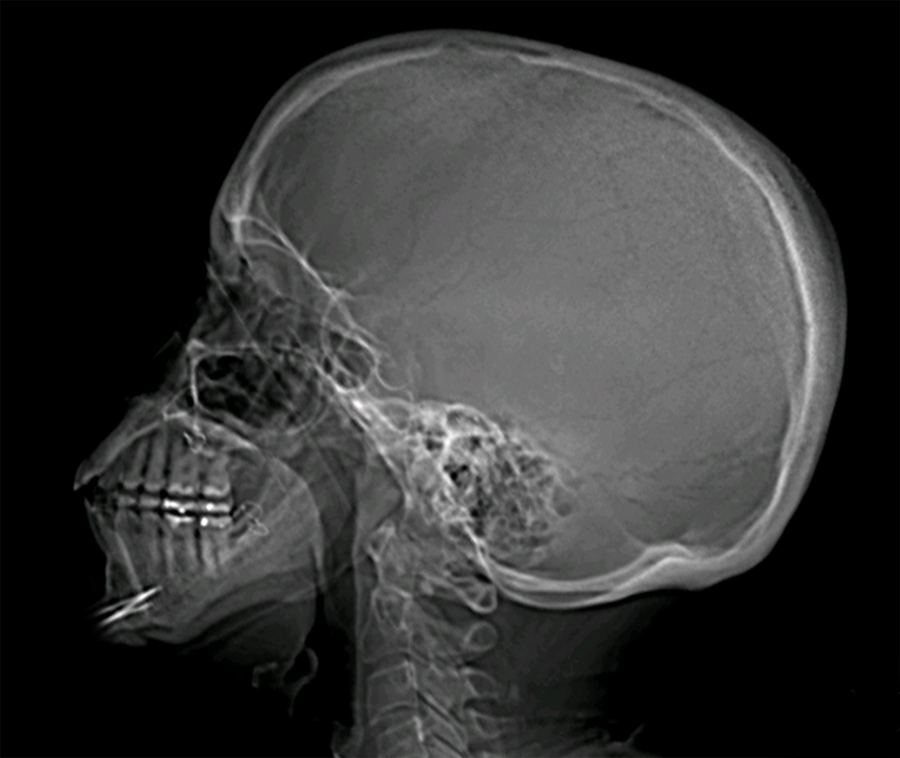
#> input picture notebooks/images/skull.jpeg, 900 x 758 px
$ jupyter execute lecture2-reading-images.ipynb
#> lines starting #> are read from the running program, lines starting #| are printed output that depends on the picture
# Digital Image Processing

[cell 1]
import os
import cv2
import numpy as np
import matplotlib.pyplot as plt
path = '../img/'
plt.rcParams['image.cmap'] = 'gray'
plt.rcParams["figure.dpi"] = 100

[cell 2]
print('Using ' + cv2.__name__ + ' version ' + cv2.__version__)

[cell 3]
def imshow(img):
    cv2.namedWindow('img', cv2.WINDOW_KEEPRATIO)
    cv2.imshow('img', img)
    cv2.waitKey(0)
    cv2.destroyAllWindows()

[cell 4]
def bgr2rgb(img):
    return cv2.cvtColor(img, cv2.COLOR_BGR2RGB)

# Reading images

## Reading grayscale images

[cell 5]
#%% Reading a grayscale image
SKULL = 'images/skull.jpeg'
img = cv2.imread(SKULL, cv2.IMREAD_GRAYSCALE)
#> img: shape (758, 900); min 0, max 255, mean 51.7
plt.imshow(img)
plt.show()

## Read a color image

[cell 6]
MICHAEL = 'images/michael.jpeg'
img = cv2.imread(MICHAEL)
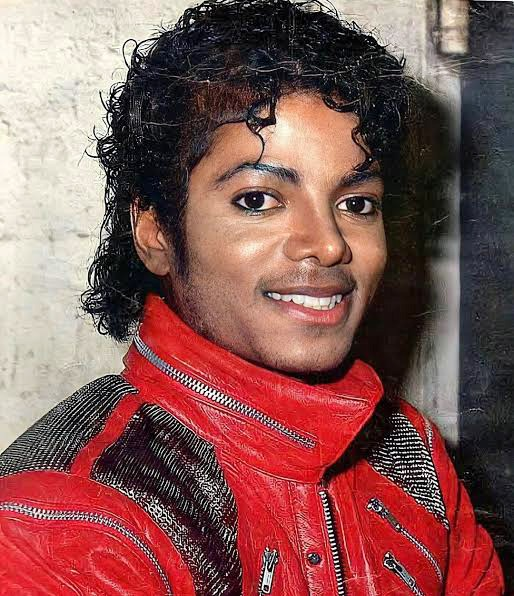
#> input picture notebooks/images/michael.jpeg, 514 x 596 px
#> img is the input picture: shape (596, 514, 3); mean B, G, R 85, 87.7, 134.3
plt.imshow(cv2.cvtColor(img, cv2.COLOR_BGR2RGB))
plt.show()

## Read a color image and visualize each channel separately

[cell 7]
img = cv2.imread(MICHAEL)
bgr = cv2.split(img)
# b, g, r = cv2.split(img)

plt.figure(figsize = (16,16))
plt.subplot(221); plt.title("original"); plt.imshow(bgr2rgb(img))
plt.subplot(222); plt.title("b"); plt.imshow(bgr[0], cmap='gray')
plt.subplot(223); plt.title("g"); plt.imshow(bgr[1], cmap='gray')
plt.subplot(224); plt.title("r"); plt.imshow(bgr[2], cmap='gray')
plt.show()
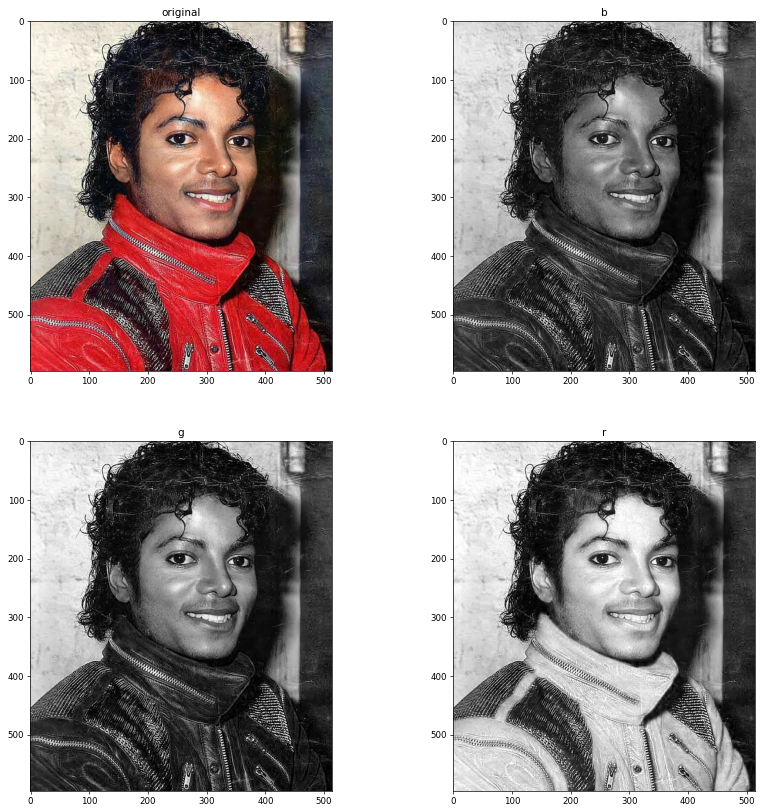
#> figure drawn by matplotlib, 4 panels

### Visualizing the histogram of a color image

[cell 8]
img = cv2.imread(MICHAEL, cv2.IMREAD_COLOR)

color = ('b', 'g', 'r')

plt.figure(figsize=(16,8))
# plt.subplot(121), plt.imshow(bgr2rgb(img))
plt.subplot(122)
for i, col in enumerate(color):
    hist = cv2.calcHist([img], [i], None, [256], [0, 256])
    plt.plot(hist, color=col)
    plt.xlim([0, 256])
plt.show()
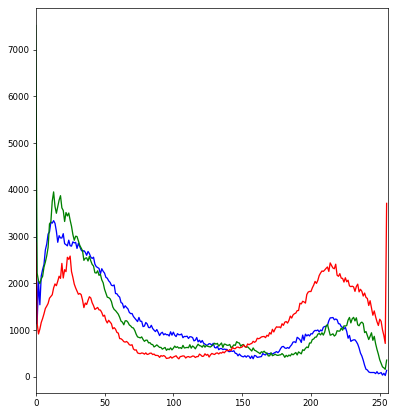
#> figure drawn by matplotlib, 1 panel; curve peaks at x = 0, y = 4604; curve peaks at x = 0, y = 7516; curve peaks at x = 255, y = 3711

imshow(img)
